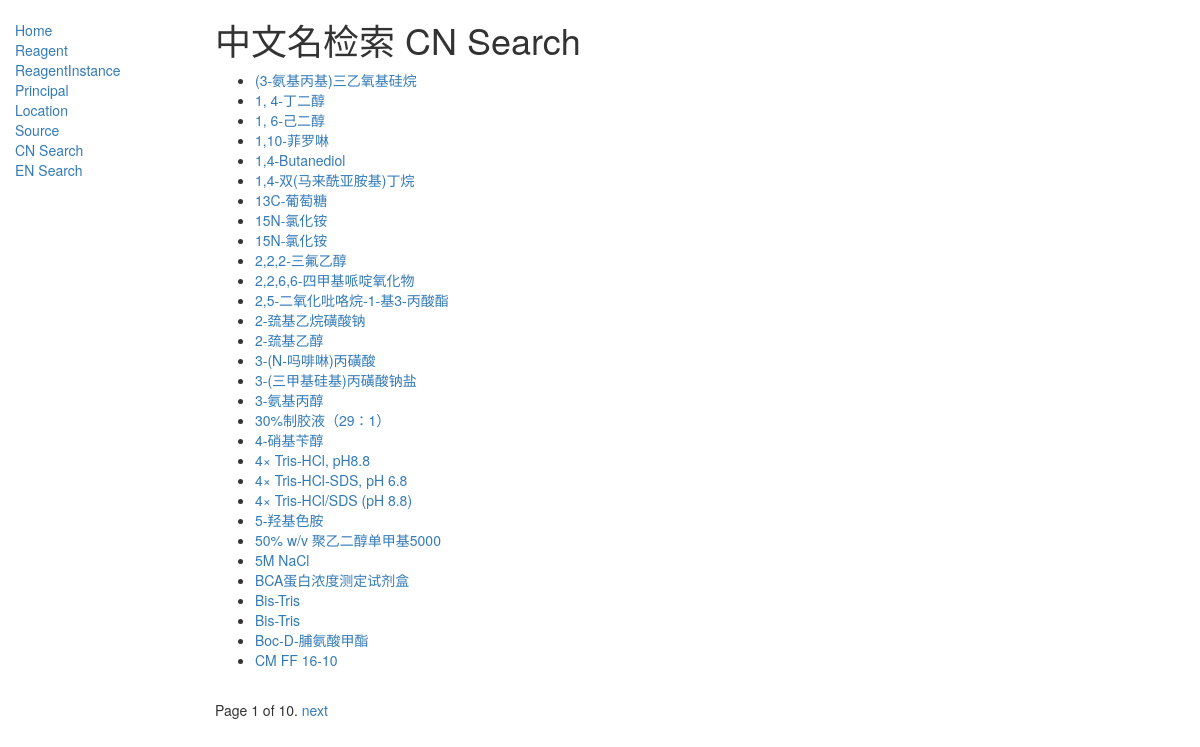
The app's page /catalog/chinese_name/ with its own data.
### catalog/models.py (models this page shows, shortened)
class ChineseName(models.Model):
    name = models.CharField(max_length=200,
                            help_text="Enter a Chinese Name (e.g. 丙酮, 乙腈)")
    class Meta:
        ordering = ['name']
    def get_absolute_url(self):
        return reverse('chinese_name-detail', args=[str(self.id)])

### catalog/views.py (the view)
class ChineseNameListView(generic.ListView):
    model = ChineseName
    paginate_by = 30

### catalog/templates/catalog/chinesename_list.html
{% extends "base_generic.html" %}
{% block content %}
<h1>中文名检索 CN Search</h1>
{% if chinesename_list %}
<ul>
    {% for chinesename in chinesename_list %}
    <li>
        <a href="{{ chinesename.get_absolute_url }}">{{ chinesename.name }}</a>
    </li>
    {% endfor %}
</ul>
{% else %}
<p>There are no chinesename in the database.</p>
{% endif %}
{% endblock %}

### records on screen
ChineseName: name "(3-氨基丙基)三乙氧基硅烷"
ChineseName: name "1, 4-丁二醇"
ChineseName: name "1, 6-己二醇"
ChineseName: name "1,10-菲罗啉"
ChineseName: name "1,4-Butanediol"
ChineseName: name "1,4-双(马来酰亚胺基)丁烷"
ChineseName: name "13C-葡萄糖"
ChineseName: name "15N-氯化铵"
ChineseName: name "15N-氯化铵"
ChineseName: name "2,2,2-三氟乙醇"
ChineseName: name "2,2,6,6-四甲基哌啶氧化物"
ChineseName: name "2,5-二氧化吡咯烷-1-基3-丙酸酯"
ChineseName: name "2-巯基乙烷磺酸钠"
ChineseName: name "2-巯基乙醇"
ChineseName: name "3-(N-吗啡啉)丙磺酸"
ChineseName: name "3-(三甲基硅基)丙磺酸钠盐"
ChineseName: name "3-氨基丙醇"
ChineseName: name "30%制胶液（29：1）"
ChineseName: name "4-硝基苄醇"
ChineseName: name "4× Tris-HCl, pH8.8"
ChineseName: name "4× Tris-HCl-SDS, pH 6.8"
ChineseName: name "4× Tris-HCl/SDS (pH 8.8)"
ChineseName: name "5-羟基色胺"
ChineseName: name "50% w/v 聚乙二醇单甲基5000"
ChineseName: name "5M NaCl"
ChineseName: name "BCA蛋白浓度测定试剂盒"
ChineseName: name "Bis-Tris"
ChineseName: name "Bis-Tris"
ChineseName: name "Boc-D-脯氨酸甲酯"
ChineseName: name "CM FF 16-10"

### other values on screen
{{ page_obj.number }} "1"
{{ page_obj.paginator.num_pages }} "10"
